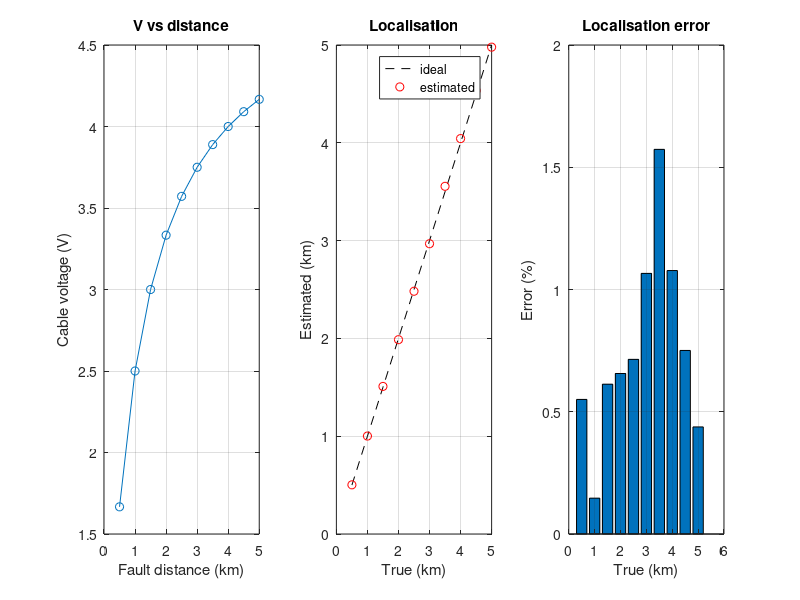
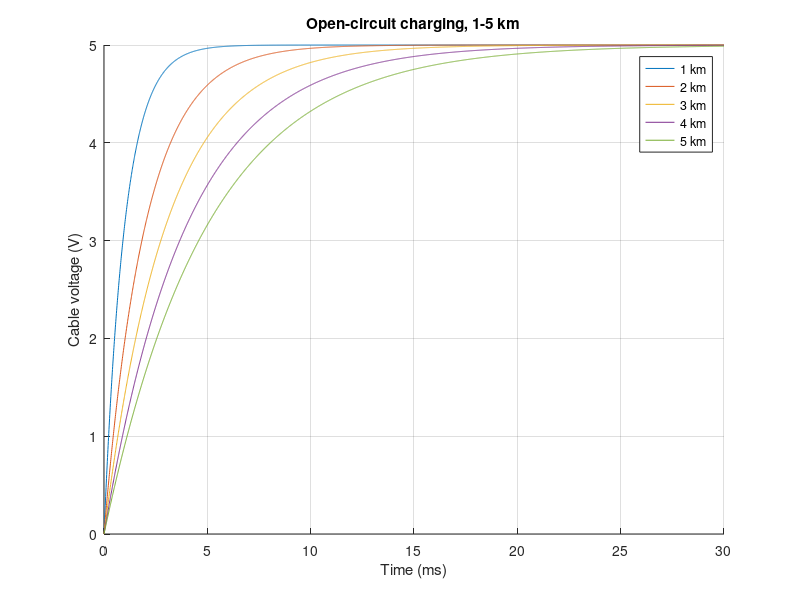

Here is the MATLAB script that generated these plots, in order:
clear; clc;
Vs = 5; Rs = 1e3; r = 1e3; c = 1e-6;       % scaled model
d  = 0.5:0.5:5;                            % true fault distance (km)

% Short circuit: voltage -> distance
V   = Vs*(r*d)./(Rs + r*d);
lsb = Vs/4095;                             % 12-bit ADC over 0-5 V
Vm  = round((V + 0.005*randn(size(V)))/lsb)*lsb;   % 5 mV noise + quantisation
dE  = (Vm*Rs)./(r*(Vs - Vm));
err = abs(dE - d)./d*100;

figure;
subplot(1,3,1); plot(d,V,'-o'); grid on; xlabel('Fault distance (km)'); ylabel('Cable voltage (V)'); title('V vs distance');
subplot(1,3,2); plot(d,d,'k--',d,dE,'ro'); grid on; xlabel('True (km)'); ylabel('Estimated (km)'); title('Localisation'); legend('ideal','estimated','Location','best');
subplot(1,3,3); bar(d,err); grid on; xlabel('True (km)'); ylabel('Error (%)'); title('Localisation error');

% Open circuit: RC charging -> distance
t = 0:1e-5:0.03; figure; hold on;
for k = 1:5
    plot(t*1e3, Vs*(1-exp(-t/(Rs*c*k))));
end
grid on; xlabel('Time (ms)'); ylabel('Cable voltage (V)'); title('Open-circuit charging, 1-5 km');
legend('1 km','2 km','3 km','4 km','5 km');
